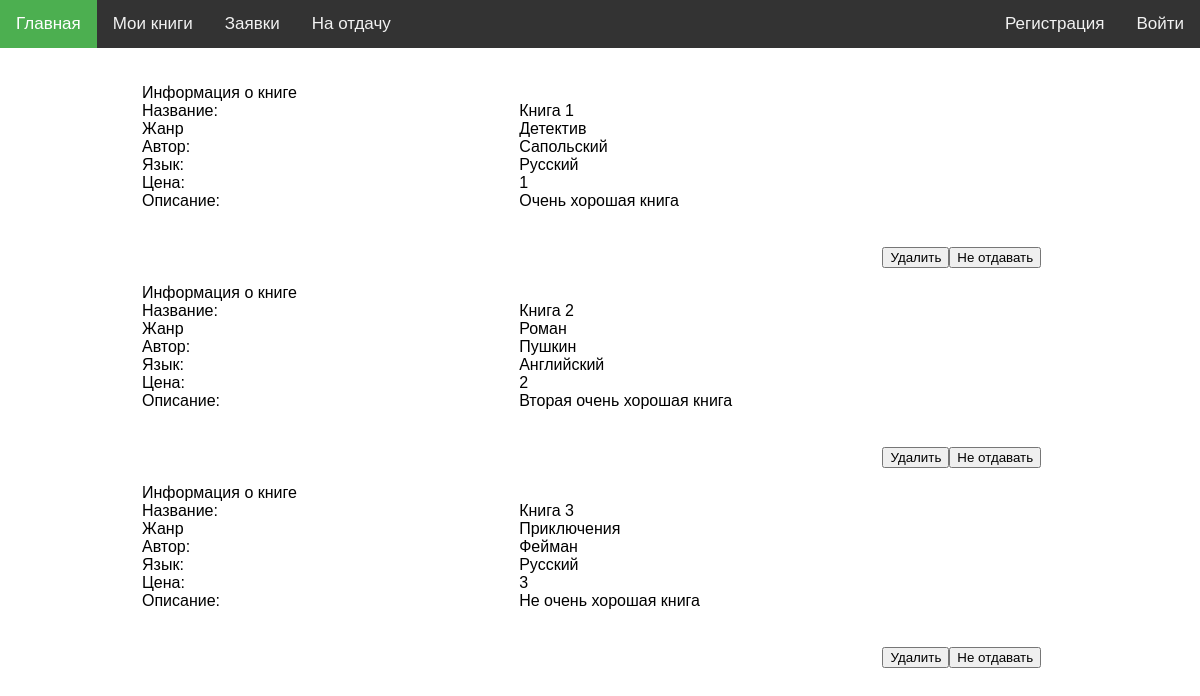
Page /my on the committed database.
### tables this page shows
CREATE TABLE give_or_take
(
    id_give_or_take INTEGER primary key AUTOINCREMENT,
    id_book      INTEGER not null,
    id_user      INTEGER,
--     id_shelf     INTEGER,
    id_gt_status INTEGER not null,
    is_su_status INTEGER not null,

    foreign key (id_book) references book (id_book),
    foreign key (id_user) references user (id_user),
--     foreign key (id_shelf) references shelf (id_shelf),
    foreign key (id_gt_status) references gt_status (id_gt_status),
    foreign key (is_su_status) references us_status (id_us_status)

);

CREATE TABLE book
(
    id_book        INTEGER primary key AUTOINCREMENT,
    id_book_author INTEGER not null ,
    id_genre       INTEGER not null ,
    id_language    INTEGER not null ,
    title          varchar(255) not null ,
    description    varchar(255),
    price          DECIMAL(10, 2),
    foreign key (id_book_author) references book_author (id_book),
    foreign key (id_genre) references genre (id_genre),
    foreign key (id_language) references language (id_language)
);

CREATE TABLE genre
(
    id_genre   INTEGER primary key AUTOINCREMENT,
    genre_name varchar(255) not null
);

CREATE TABLE author
(
    id_author   INTEGER primary key AUTOINCREMENT,
    author_name varchar(255) not null
);

CREATE TABLE language
(
    id_language   INTEGER primary key AUTOINCREMENT,
    language_name varchar(255) not null
);

### controllers/my.py (the view)
@app.route('/my', methods=['get'])
def my_books():
    conn = sqlite3.connect('identifier.sqlite')
    book_list = get_user_book(conn, USER_ID).values.tolist()
    html = render_template(
        'profile_my.html',
        book_list=book_list,
        USER_ID=USER_ID
    )
    conn.close()
    return html

### models/my_books.py (called while the page is built)
def get_user_book(conn, user):
    return pandas.read_sql('''
        SELECT title, genre_name, author_name, language_name, price, description, id_gt_status, ba.id_book
        FROM book
            join genre g on g.id_genre = book.id_genre
            join book_author ba on ba.id_book = book.id_book_author and book.id_book_author = ba.id_book
            join author a on a.id_author = ba.id_author
            join language l on l.id_language = book.id_language
            join give_or_take got on book.id_book = got.id_book
        WHERE id_user == :id AND is_su_status = 1; -- моя книга
    ''', conn, params={"id": user})

### templates/profile_my.html (shortened to what this page needs)
<!DOCTYPE html>
<html lang="en">
<head>
    <link rel="stylesheet" type="text/css" href="/static/CSS/style.css"/>
</head>
<body>
<div class="bodyDiv">
        <div class="topnav">
        <a class="active" href={{ url_for("index") }}>Главная</a>
        <a class="aProf" href={{ url_for("my_books") }}>Мои книги</a>
        <a class="aProf" href={{ url_for("requests") }}>Заявки</a>
        <a class="aProf" href={{ url_for("give_books") }}>На отдачу</a>
        <a href="">Войти</a>
        <a href="">Регистрация</a>
    </div>
    <div id="ads">
        {% for book in book_list %}
            <div class="add">
                <div class="bookInfo">
                    <a font-weight="bold"; >Информация о книге</a>
                    <a>Название:</a>
                    <a>Жанр</a>
                    <a>Автор:</a>
                    <a>Язык:</a>
                    <a>Цена:</a>
                    <a>Описание:</a>
                </div>
                <div class="bookInfo">
                    <br>
                    {% for x in book[:-2] %}
                        <a>{{ x }}</a>
                    {% endfor %}
                </div>
                <div class="requestButton">
                    <button id="delButton" onclick="fetch('/button?book_id={{ book[-1] }}&btn=4&gt=1').then(res => {
                                location.reload()
                            })" >Удалить</button>
                    {% if book[-2] != 2 %}
                        <button id="giveButton" onclick="fetch('/button?book_id={{ book[-1] }}&btn=1&gt=2').then(res => {
                                    location.reload()
                                })" >Отдать</button>
                    {% else %}
                        <button id="NOTgiveButton" onclick="fetch('/button?book_id={{ book[-1] }}&btn=1&gt=1').then(res => {
                                    location.reload()
                                })" >Не отдавать</button>
                    {% endif %}
                </div>
            </div>
        {% endfor %}
    </div>
</div>
</body>
</html>

### static/CSS/style.css (style rules this page uses)
body { margin: 0; font-family: Arial, Helvetica, sans-serif; }
.bodyDiv { display: flex; flex-direction: column; }
.add { width: 90%; display: flex; flex-direction: row; }
.bookInfo { display: flex; flex-direction: column; padding-left: 4em; padding-top: 1em; width: 30% }
#ads { display: flex; flex-direction: column; align-items: center; padding: 20px; }
.requestButton { display: flex; align-items: flex-end; justify-content: flex-end; width: 20% }
.topnav { overflow: hidden; background-color: #333; }
.topnav a { float: right; color: #f2f2f2; text-align: center; padding: 14px 16px; text-decoration: none; font-size: 17px; }
.topnav a.active { float: left; background-color: #4CAF50; color: white; }
.topnav a.aProf { float: left; }

### rows in the picture
give_or_take: 2 "1"
book: title "Книга 1", description "Очень хорошая книга"
genre: genre_name "Детектив"
author: author_name "Сапольский"
language: language_name "Русский"
give_or_take: 2 "2"
book: title "Книга 2", description "Вторая очень хорошая книга"
genre: genre_name "Роман"
author: author_name "Пушкин"
language: language_name "Английский"
give_or_take: 2 "3"
book: title "Книга 3", description "Не очень хорошая книга"
genre: genre_name "Приключения"
author: author_name "Фейман"
